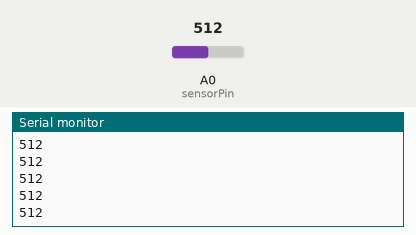
Recording of a sketch running on a simulated Arduino Uno, built with avr-gcc and run on an emulated ATmega328P. Shown: the last lines printed to the serial monitor. The inputs (shaded band) are chosen by the test bench; at power-on: A0 (sensorPin) = 512.

Above: at 1.2 s.
1.3 s: A0 (sensorPin) set to 716
At 1.8 s:
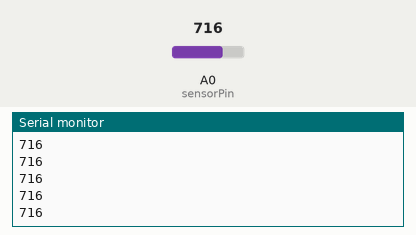
2.8 s: A0 (sensorPin) set to 900
At 3.3 s:
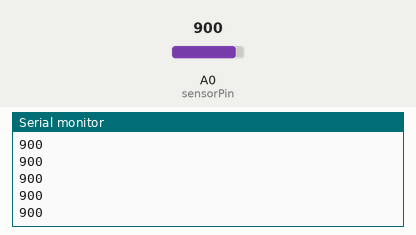
Timing chart, 0 to 5.8 s (numbered marks = the images above; inputs shaded):
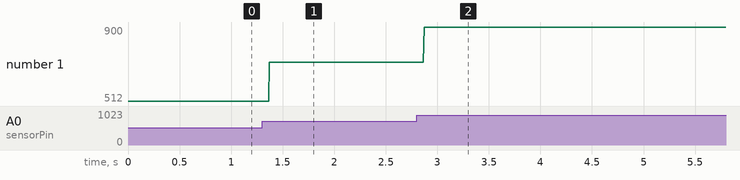

The sketch:

SIK_circuit02_potentiometer.ino
```cpp
int sensorPin = A0;    // The potentiometer is connected to analog pin 0
int sensorValue;	// We declare another integer variable to store the value of the potentiometer

void setup()
{
  Serial.begin(9600);
}

void loop()
{
  sensorValue = analogRead(sensorPin);
  Serial.println(sensorValue);
}
```

Measured:
- after the input at 1.3 s, the serial monitor: prints a new line after 0.07 s (image 1)
- after the input at 2.8 s, the serial monitor: prints a new line after 0.07 s (image 2)
- plotted number 1: 512 → 716 after the input at 1.3 s, 716 → 900 after the input at 2.8 s
